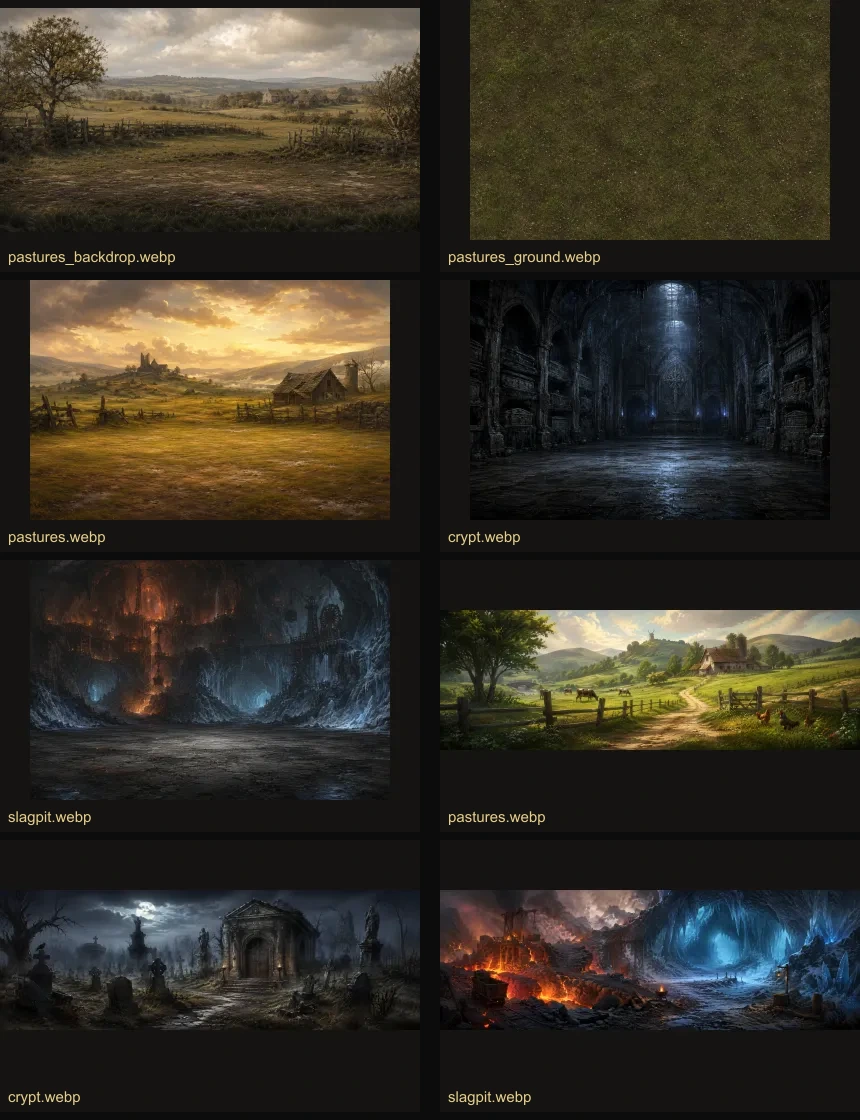
#> input picture CODEX/work/arena-pilot-reference-sheet.webp, 860 x 1120 px, given in place of sidebaricon_tailoring.png, which was not available
$ python process_assets.py
#> lines starting #> are read from the running program, lines starting #| are printed output that depends on the picture; pictures that were not available may be replaced by others from this repository, and a replacement may not be noted
from __future__ import annotations

import json
from pathlib import Path

from PIL import Image, ImageDraw, ImageFont, ImageOps


# codex:2026-08-28T20:49:06+02:00
ROOT = Path(r"G:\GameDev")
ASSET_ROOT = ROOT / "CODEX" / "assets" / "schneidern-2026-08-28"
RAW = ASSET_ROOT / "raw"
FINAL = ASSET_ROOT / "fertig"
QA = ASSET_ROOT / "qa"


def alpha_bbox(image: Image.Image, threshold: int = 2) -> tuple[int, int, int, int]:
    alpha = image.getchannel("A")
    mask = alpha.point(lambda value: 255 if value > threshold else 0)
    bbox = mask.getbbox()
    if bbox is None:
        raise ValueError("Image contains no visible pixels")
    return bbox


def place_rgba(source: Path, target: Path, size: int, fill_ratio: float) -> None:
    image = Image.open(source).convert("RGBA")
    # codex:2026-08-28T20:52:00+02:00
    # ImageGen's native alpha tops out just below 255 on otherwise solid object
    # interiors. Normalize that near-opaque plateau while preserving soft edge
    # coverage; this is alpha cleanup only, never RGB/color keying.
    alpha = image.getchannel("A").point(
        lambda value: 0 if value <= 2 else (255 if value >= 250 else round((value - 2) * 255 / 248))
    )
    image.putalpha(alpha)
    bbox = alpha_bbox(image)
    subject = image.crop(bbox)
    max_extent = round(size * fill_ratio)
    scale = min(max_extent / subject.width, max_extent / subject.height)
    resized = subject.resize(
        (max(1, round(subject.width * scale)), max(1, round(subject.height * scale))),
        Image.Resampling.LANCZOS,
    )
    canvas = Image.new("RGBA", (size, size), (0, 0, 0, 0))
    offset = ((size - resized.width) // 2, (size - resized.height) // 2)
    canvas.alpha_composite(resized, offset)
    pixels = canvas.load()
    for y in range(size):
        for x in range(size):
            r, g, b, a = pixels[x, y]
            if a == 0:
                pixels[x, y] = (0, 0, 0, 0)
    canvas.save(target, optimize=True)


def opaque_fit(source: Path, target: Path, size: tuple[int, int]) -> None:
    image = Image.open(source).convert("RGB")
    fitted = ImageOps.fit(image, size, method=Image.Resampling.LANCZOS, centering=(0.5, 0.5))
    fitted.save(target, optimize=True)


def steam_pair(source: Path, color_target: Path, gray_target: Path) -> None:
    image = ImageOps.fit(Image.open(source).convert("RGB"), (256, 256), method=Image.Resampling.LANCZOS)
    image.save(color_target, quality=95, subsampling=0, optimize=True)
    ImageOps.grayscale(image).convert("RGB").save(gray_target, quality=95, subsampling=0, optimize=True)


# [12 lines left out: function checker_tile, not called in this run]


def scene_tile(image: Image.Image, size: tuple[int, int]) -> Image.Image:
    return ImageOps.fit(image.convert("RGB"), size, method=Image.Resampling.LANCZOS)


# [38 lines left out: functions contact_sheet, metrics, not called in this run]


def main() -> None:
    FINAL.mkdir(parents=True, exist_ok=True)
    QA.mkdir(parents=True, exist_ok=True)

    place_rgba(RAW / "sidebaricon_tailoring.png", FINAL / "sidebaricon_tailoring.png", 1254, 0.84)
#> in place_rgba, `alpha = image.getchannel("A").point( lambda value: 0 if value <= 2 els..`: alpha: PIL image 860x1120 L; every value is 255
#> in alpha_bbox, `bbox = mask.getbbox()`: bbox = (0, 0, 860, 1120)
#> in place_rgba, `canvas = Image.new("RGBA", (size, size), (0, 0, 0, 0))`: canvas: PIL image 1254x1254 RGBA; every value is 0
#> in place_rgba, `canvas.alpha_composite(resized, offset)`:
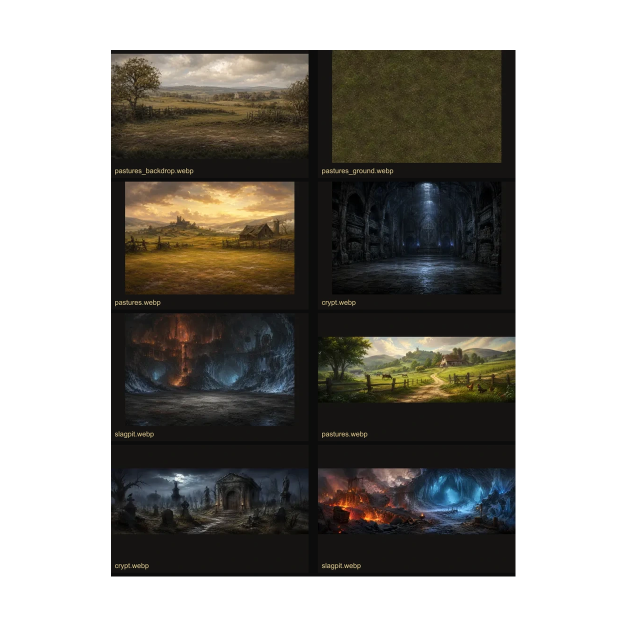
#> canvas: PIL image 1254x1254 RGBA (shown at 1/2 size); mean R, G, B, A 29.6, 26.9, 21.5, 138.1; transparent parts drawn white
    place_rgba(RAW / "ring_master_tailoring.png", FINAL / "ring_master_tailoring.png", 640, 0.86)
#> call 2 of place_rgba, with size = 640, fill_ratio = 0.86
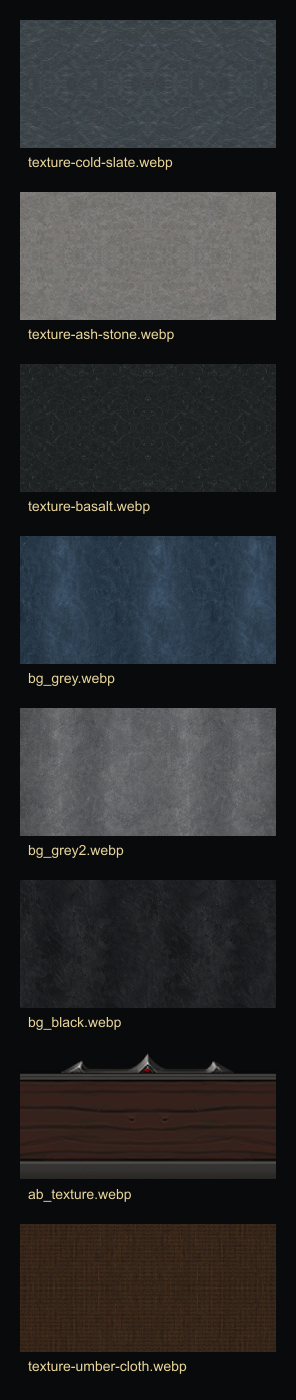
#> input picture CODEX/work/navigation-texture-comparison-2026-08-01.png, 296 x 1400 px, given in place of ring_master_tailoring.png, which was not available
#> in place_rgba, image is the input picture: PIL image 296x1400 RGBA; mean R, G, B, A 42.7, 43.5, 44.6, 255
#> in place_rgba (call 2), `alpha = image.getchannel("A").point( lambda value: 0 if value <= 2 els..`: alpha: PIL image 296x1400 L; every value is 255
#> in place_rgba (call 2), `bbox = alpha_bbox(image)`: bbox = (0, 0, 296, 1400)
#> in place_rgba (call 2), `canvas = Image.new("RGBA", (size, size), (0, 0, 0, 0))`: canvas: PIL image 640x640 RGBA; every value is 0
#> in place_rgba (call 2), `canvas.alpha_composite(resized, offset)`:
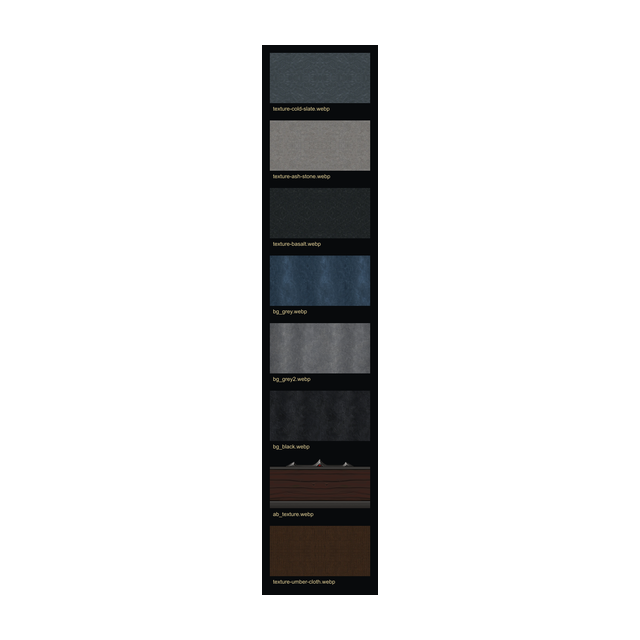
#> canvas: PIL image 640x640 RGBA; mean R, G, B, A 6.6, 6.8, 6.9, 39.7; transparent parts drawn white
    opaque_fit(RAW / "tailoring.png", FINAL / "tailoring.png", (2172, 724))
#> in opaque_fit, `fitted = ImageOps.fit(image, size, method=Image.Resampling.LANCZOS, ce..`:
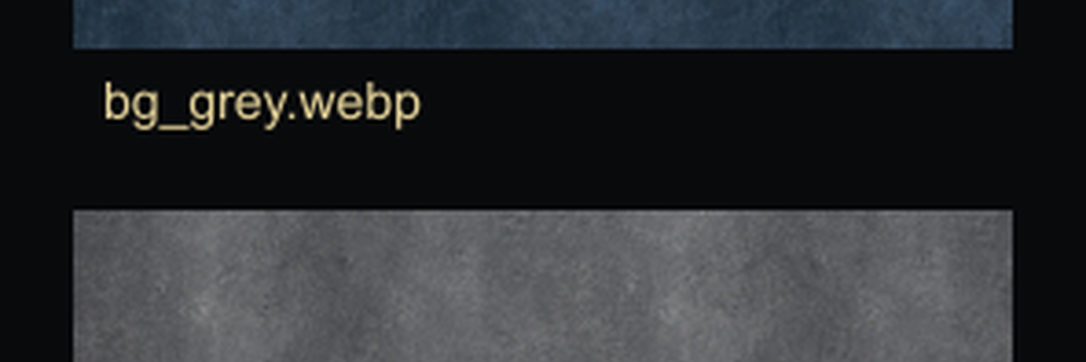
#> fitted: PIL image 2172x724 RGB (shown at 1/2 size); mean R, G, B 45.6, 49.1, 52.6
    opaque_fit(RAW / "tailoring.png", FINAL / "tailoring.card.png", (880, 293))
#> call 2 of opaque_fit, with size = (880, 293)
#> in opaque_fit (call 2), `fitted = ImageOps.fit(image, size, method=Image.Resampling.LANCZOS, ce..`:
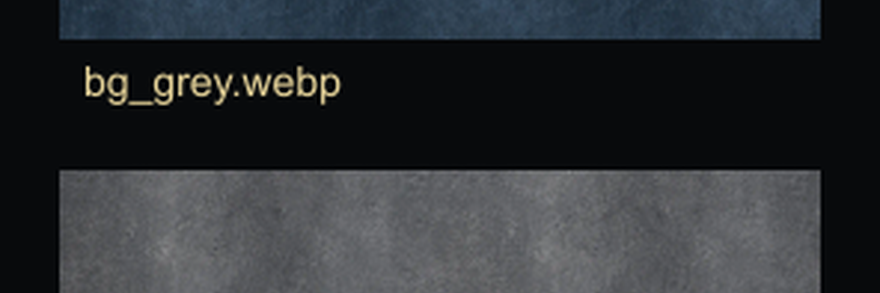
#> fitted: PIL image 880x293 RGB; mean R, G, B 45.6, 49, 52.6
    steam_pair(
        RAW / "MASTER_TAILORING.png",
        FINAL / "MASTER_TAILORING.jpg",
        FINAL / "MASTER_TAILORING_gray.jpg",
    )

    contact_sheet(
        [
            ("Bestand: Leatherworking", ROOT / "apps/client/src/renderer/assets/sidebar/sidebaricon_leatherworking.webp"),
            ("Bestand: Hunting", ROOT / "CODEX/assets/fasern-jagen-2026-08-27/fertig/sidebaricon_hunting.png"),
            ("Neu: Tailoring", FINAL / "sidebaricon_tailoring.png"),
        ],
        QA / "contact-sidebar.jpg",
        (420, 420),
        True,
    )
    contact_sheet(
        [
            ("Bestand: Leatherworking", ROOT / "apps/client/src/renderer/assets/items/ring_master_leatherworking.webp"),
            ("Bestand: Fishing", ROOT / "apps/client/src/renderer/assets/items/ring_master_fishing.webp"),
            ("Neu: Tailoring", FINAL / "ring_master_tailoring.png"),
        ],
        QA / "contact-ring.jpg",
        (420, 420),
        True,
    )
    contact_sheet(
        [
            ("Bestand: Leatherworking", ROOT / "apps/client/src/renderer/assets/skill-backgrounds/leatherworking.webp"),
            ("Bestand: Smithing", ROOT / "apps/client/src/renderer/assets/skill-backgrounds/smithing.webp"),
            ("Neu: Tailoring", FINAL / "tailoring.png"),
        ],
        QA / "contact-background.jpg",
        (600, 220),
        False,
    )
    contact_sheet(
        [
            ("Bestand: Leatherworking Card", ROOT / "apps/client/src/renderer/assets/skill-backgrounds/leatherworking.card.webp"),
            ("Neu: Tailoring Card", FINAL / "tailoring.card.png"),
        ],
        QA / "contact-card.jpg",
        (660, 230),
        False,
    )
    contact_sheet(
        [
            ("Bestand: Master Leatherworking", ROOT / "CODEX/assets/steam-achievement-icons-2026-08-27/fertig/MASTER_LEATHERWORKING.jpg"),
            ("Neu: Master Tailoring", FINAL / "MASTER_TAILORING.jpg"),
            ("Neu: Master Tailoring Gray", FINAL / "MASTER_TAILORING_gray.jpg"),
        ],
        QA / "contact-steam.jpg",
        (320, 320),
        False,
    )

    report = [metrics(path) for path in sorted(FINAL.iterdir()) if path.is_file()]
    (QA / "qa-report.json").write_text(json.dumps(report, indent=2), encoding="utf-8")


if __name__ == "__main__":
#> (the run stopped early here; a loop or call above may not have finished)
